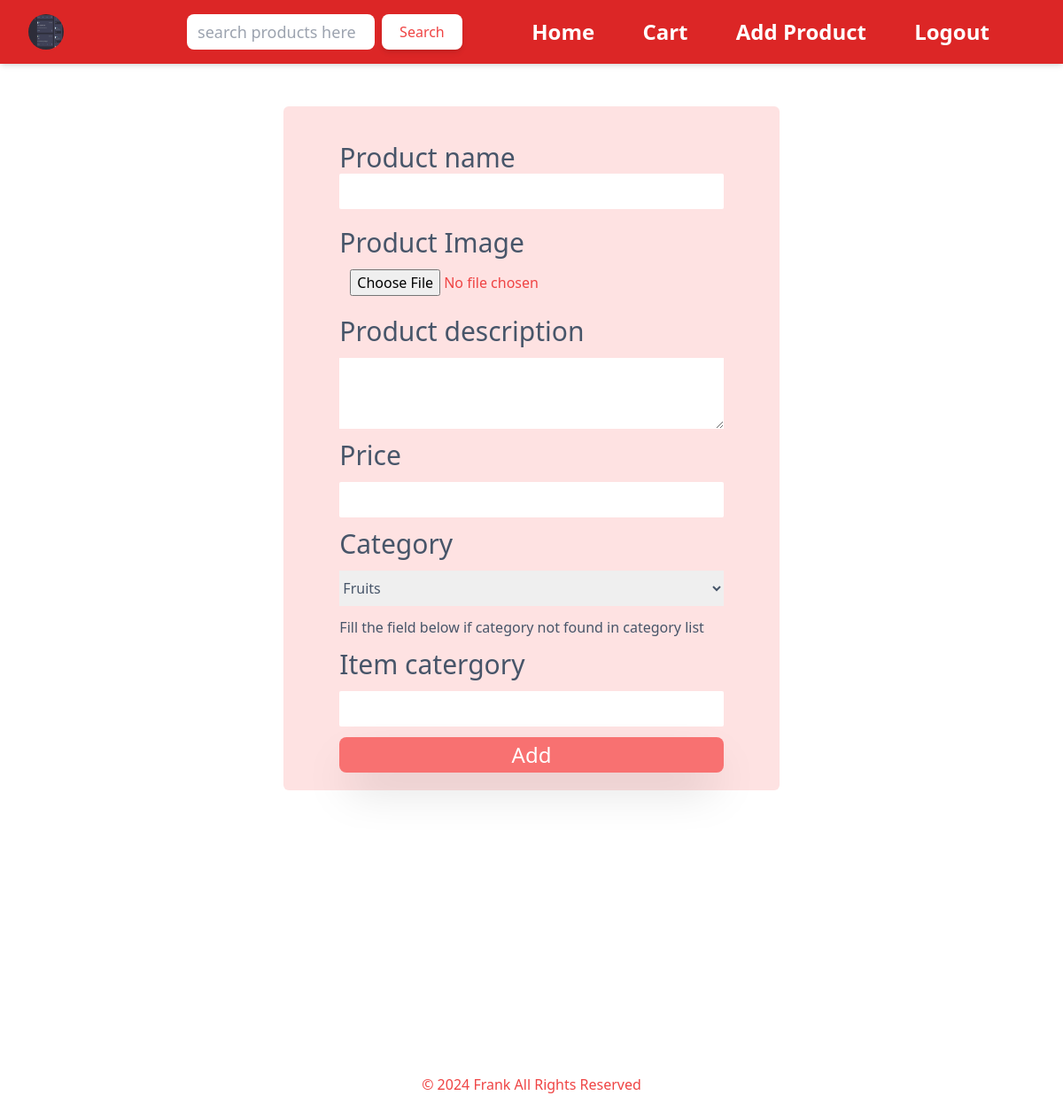
Page /add (signed in) on the earlier database version.
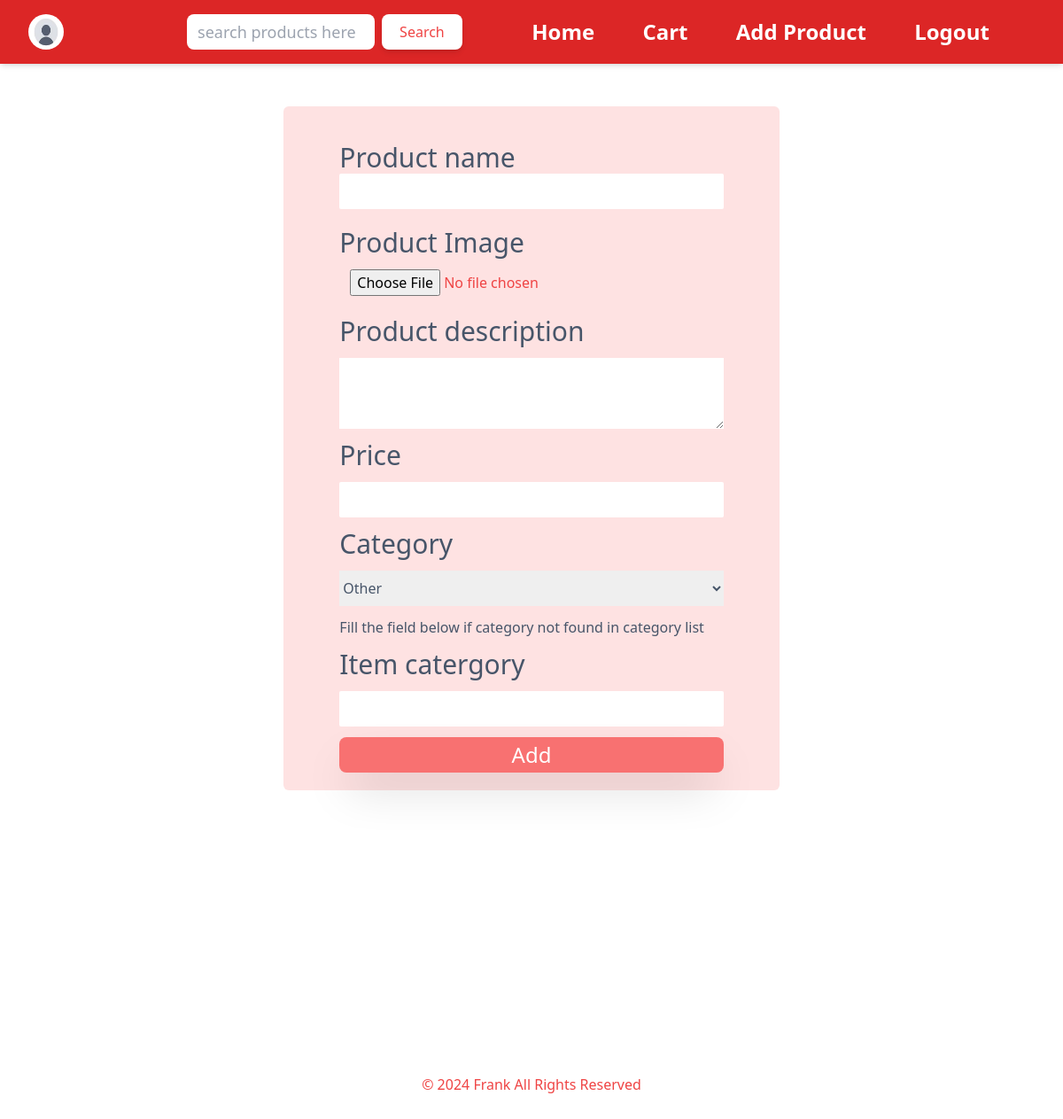
Same page on the later database version.
### shop/models.py (models this page shows)
class User(AbstractUser):
    name = models.CharField(max_length=200, null=True)
    email = models.EmailField(unique = True, null=True)
    avatar = models.ImageField(upload_to="images", default="images/profile.jpeg", null=True)
    address = models.CharField(max_length=200, null=True)
    code = models.IntegerField(unique=False, null=True)
    USERNAME_FIELD = 'email'
    REQUIRED_FIELDS = []

### shop/views.py (the view, shortened to what this page needs)
# urls.py: path('add', views.addProduct, name='addproduct'),
@login_required(login_url='login')
def addProduct(request):
    categories = Category.objects.all()
    context = {'categories': categories}
    return render(request, 'shop/addProduct.html', context)

### shop/templates/shop/addProduct.html (shortened to what this page needs)
{% extends 'shop/main.html' %}
{% block content %}
<main class="mt-20 flex items-center justify-center flex-col">
    <form action=""
    method = 'post'
    enctype="multipart/form-data"
    class="flex rounded-md flex-col space-y-5 bg-red-100 items-center justify-center p-5 w-full  md:w-1/2 text-slate-600">
        <div class="w-5/6 flex flex-col">
            <label
                for="productname"
                class="text-3xl font-medium">Product name</label>
            <input type="text" class=" rounded-sm h-10 text-red-500 px-3" name="name" value = "{{product.name}}" required>
        </div>
        <div class="w-5/6 flex flex-col space-y-3">
                <label
                for="image"
                class="text-3xl font-medium">Product Image</label>
            <input type="file"
            class=" rounded-sm h-10 text-red-500 px-3"
            accept="image/*"
            name="image"
            id="image"
            value="{{product.image}}"
            required>
            <label
                for="description"
                class="text-3xl font-medium">Product description</label>
                <textarea name="description"
                id="description"
                name="description"
                class=" h-20 text-red-500 "
                required>{{product.description}}</textarea>
            <label
                for="price"
                class="text-3xl font-medium">Price</label>
            <input type="number"
                class=" rounded-sm h-10 text-red-500"
                name="price"
                value="{{product.price}}"
                required>
            <label
                for="category"
                class="text-3xl font-medium">Category</label>
                <select name="category"
                    id="category"
                    class="h-10"
                    required>
                    {% for category in categories %}
                    <option value="{{category.id}}" class="bg-red-100 text-black">{{category.name}}</option>
                {% endfor %}
                    <option value="other" class="bg-red-100 text-black">Other</option>
                </select>
            <p class="my-5 text-center md:text-start">Fill the field below if category not found in category list</p>
            <label
                for="price"
                class="text-3xl font-medium">Item catergory</label>
            <input type="text"
                class=" rounded-sm h-10 text-red-500"
                name="other"
                value="{{product.category.name}}"
                >
            <button type="submit" class="w-full h-10 bg-red-400 text-white text-2xl font-medium rounded-lg shadow-2xl mt-10">Add</button>
        </div>
    </form>
</main>
{% endblock content %}

### shop/templates/shop/navbar.html (shortened to what this page needs)
<div class="w-full fixed flex flex-row px-4 bg-red-600 top-0 left-0 text-white items-center  shadow-md gap-1">
    <a href="{% url 'profile' request.user.id %}" class="w-2/6 md:w-1/6 m-4">
        <div class="logo text-6xl font-bold w-full flex flex-row items-center gap-5">
            {% if request.user.is_authenticated %}
            <img src="{{request.user.avatar.url}}" alt="ProfilePicture" class="w-10 h-10 rounded-full">
            {% else %}
            <h1 class="text-3xl">Logo</h1>
            {% endif %}
        </div>
    </a>
                <form action="{% url 'home' %}" class="flex w-full lg:w-2/6  justify-start space-x-2 ">
                    <input type="text" name="q" placeholder="search products here" class="w-2/3
                    font-normal  text-black rounded-lg text-lg px-3"
                    >
                    <button type="submit" class="md:px-5 md:py-2 px-2 py-1 shadow-md rounded-lg bg-white text-red-500">Search</button>
                </form>
    <div id="content" class="hidden lg:w-4/6 w-full absolute
                                lg:relative flex flex-col md:bg-red-600 bg-red-100 top-[100%]
                                lg:-top-1 lg:flex lg:flex-row
                                lg:justify-between items-start  px-10 right-0 h-[50vh] md:h-[120%]
                                transition-all duration-2000 ease-in-out pt-10   lg:py-0 ">
        <ul class="flex lg:flex-row justify-center lg:justify-around items-center
                    lg:items-end w-full font-bold text-2xl flex-col space-y-2 text-slate-600 md:text-white">
            <li class="hover:bg-red-300 "><a href="{% url 'home' %}"  >Home</a></li>
            <li class="hover:bg-red-300"><a href="{% url 'cart' %}" >Cart</a></li>
            <li class="hover:bg-red-300"><a href="{% url 'addproduct' %}" class="">Add Product</a></li>
            {% if request.user.is_authenticated %}
            <li class="hover:bg-red-300"><a href="{% url 'logout' %}">Logout</a> </li>
            {% else %}
            <li class="hover:bg-red-300"><a href="{% url 'login' %}">Login</a> </li>
            <li class="hover:bg-red-300"><a href="{% url 'signup' %}">Signup</a></li>
            {% endif %}
        </ul>
    </div>
</div>

Differences in the rows shown:
changed User: user.avatar: picture removed, a placeholder shows
Other differences:
form field category: "Fruits" → "Other"
